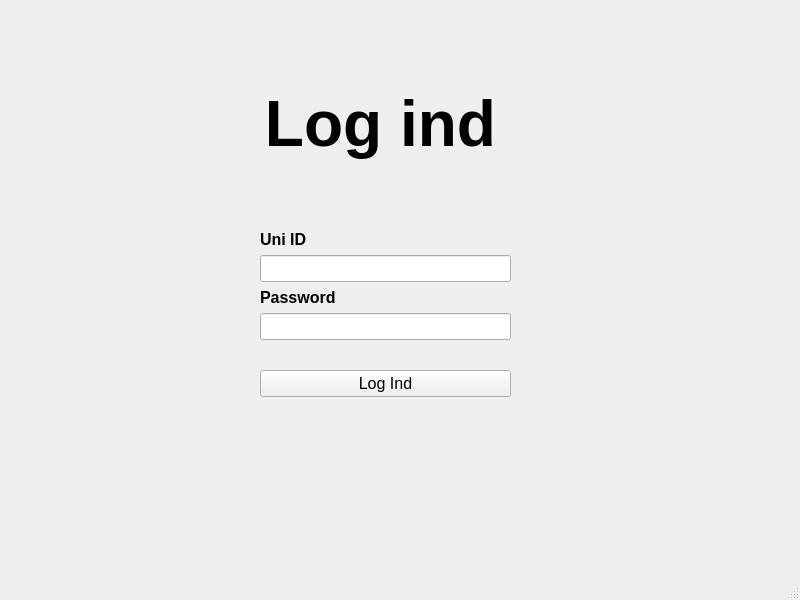
<?xml version="1.0" encoding="UTF-8"?>
<ui version="4.0">
 <class>MainWindow</class>
 <widget class="QMainWindow" name="MainWindow">
  <property name="geometry">
   <rect>
    <x>0</x>
    <y>0</y>
    <width>800</width>
    <height>600</height>
   </rect>
  </property>
  <property name="windowTitle">
   <string>MainWindow</string>
  </property>
  <widget class="QWidget" name="centralwidget">
   <widget class="QLabel" name="label">
    <property name="geometry">
     <rect>
      <x>260</x>
      <y>70</y>
      <width>241</width>
      <height>111</height>
     </rect>
    </property>
    <property name="text">
     <string>&lt;html&gt;&lt;head/&gt;&lt;body&gt;&lt;p align=&quot;center&quot;&gt;&lt;span style=&quot; font-size:48pt; font-weight:700;&quot;&gt;Log ind&lt;/span&gt;&lt;/p&gt;&lt;/body&gt;&lt;/html&gt;</string>
    </property>
   </widget>
   <widget class="QWidget" name="layoutWidget">
    <property name="geometry">
     <rect>
      <x>260</x>
      <y>230</y>
      <width>251</width>
      <height>191</height>
     </rect>
    </property>
    <property name="font">
     <font>
      <pointsize>12</pointsize>
      <bold>true</bold>
     </font>
    </property>
    <layout class="QVBoxLayout" name="verticalLayout">
     <item>
      <widget class="QLabel" name="uniID_2">
       <property name="font">
        <font>
         <pointsize>12</pointsize>
         <bold>true</bold>
        </font>
       </property>
       <property name="text">
        <string>Uni ID</string>
       </property>
      </widget>
     </item>
     <item>
      <widget class="QLineEdit" name="lineEdit">
       <property name="font">
        <font>
         <pointsize>12</pointsize>
         <bold>true</bold>
        </font>
       </property>
      </widget>
     </item>
     <item>
      <widget class="QLabel" name="password">
       <property name="font">
        <font>
         <pointsize>12</pointsize>
         <bold>true</bold>
        </font>
       </property>
       <property name="text">
        <string>Password</string>
       </property>
      </widget>
     </item>
     <item>
      <widget class="QLineEdit" name="lineEdit_2">
       <property name="font">
        <font>
         <pointsize>12</pointsize>
         <bold>true</bold>
        </font>
       </property>
       <property name="echoMode">
        <enum>QLineEdit::Password</enum>
       </property>
      </widget>
     </item>
     <item>
      <spacer name="verticalSpacer">
       <property name="font">
        <font>
         <pointsize>12</pointsize>
         <bold>true</bold>
        </font>
       </property>
       <property name="orientation">
        <enum>Qt::Vertical</enum>
       </property>
       <property name="sizeHint" stdset="0">
        <size>
         <width>20</width>
         <height>40</height>
        </size>
       </property>
      </spacer>
     </item>
     <item>
      <widget class="QPushButton" name="pushButton">
       <property name="font">
        <font>
         <pointsize>12</pointsize>
         <bold>false</bold>
        </font>
       </property>
       <property name="text">
        <string>Log Ind</string>
       </property>
      </widget>
     </item>
     <item>
      <widget class="QLabel" name="result">
       <property name="font">
        <font>
         <pointsize>12</pointsize>
         <bold>false</bold>
        </font>
       </property>
       <property name="text">
        <string/>
       </property>
      </widget>
     </item>
    </layout>
   </widget>
  </widget>
  <widget class="QStatusBar" name="statusbar"/>
 </widget>
 <resources/>
 <connections/>
</ui>
